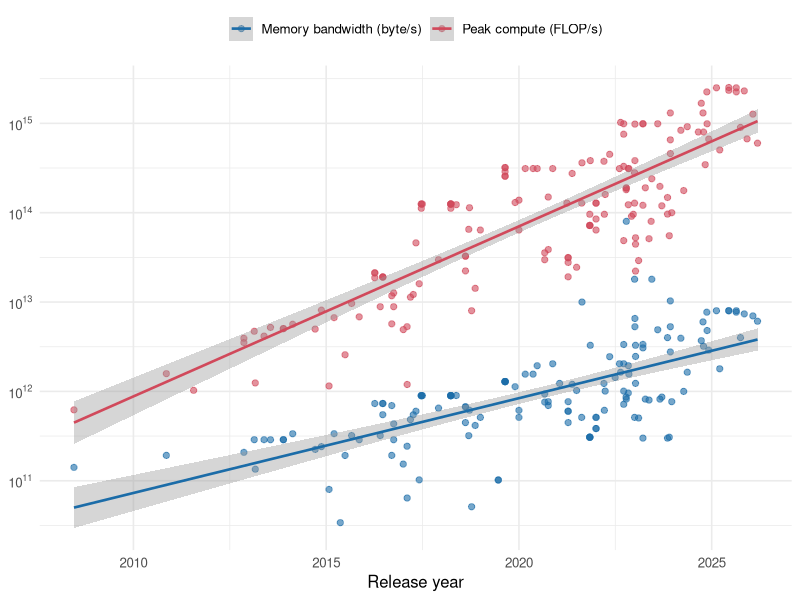
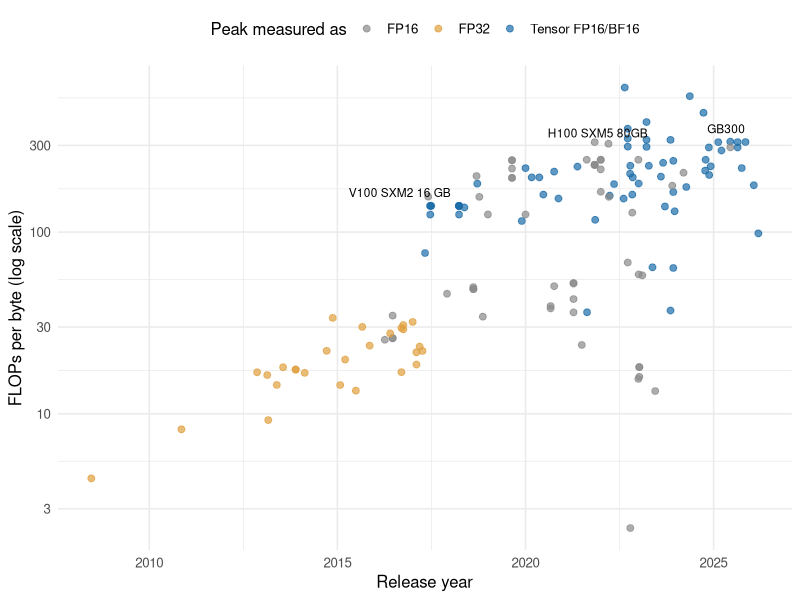

Generate these figures, in order, with R:
## ---- chunk 1
#| label: setup
#| message: false
#| warning: false
library(readr)
library(dplyr)
library(tidyr)
library(ggplot2)
library(scales)
library(knitr)
## ---- chunk 2
#| label: load
hardware_raw <- read_csv("ml_hardware.csv", show_col_types = FALSE)
dim(hardware_raw)
## ---- chunk 3
#| label: clean
hardware <- hardware_raw |>
  transmute(
    name         = `Hardware name`,
    manufacturer = Manufacturer,
    type         = Type,
    release      = as.Date(`Release date`),
    tensor16     = `Tensor-FP16/BF16 performance (FLOP/s)`,
    fp16         = `FP16 (half precision) performance (FLOP/s)`,
    fp32         = `FP32 (single precision) performance (FLOP/s)`,
    bandwidth    = `Memory bandwidth (byte/s)`,
    memory       = `Memory (bytes)`,
    price        = `Release price (USD)`
  ) |>
  mutate(
    peak = pmax(tensor16, fp16, fp32, na.rm = TRUE),
    precision = case_when(
      peak == tensor16 ~ "Tensor FP16/BF16",
      peak == fp16     ~ "FP16",
      peak == fp32     ~ "FP32",
      .default         = NA_character_
    ),
    year = as.numeric(format(release, "%Y")) +
      (as.numeric(format(release, "%j")) - 1) / 365.25
  ) |>
  filter(!is.na(release), peak > 0 | bandwidth > 0)

hardware |>
  summarise(
    chips = n(),
    first_release = min(release),
    last_release = max(release),
    with_peak = sum(!is.na(peak) & peak > 0),
    with_bandwidth = sum(!is.na(bandwidth)),
    with_both = sum(!is.na(peak) & peak > 0 & !is.na(bandwidth))
  ) |>
  kable(caption = "Coverage of the cleaned hardware table.")
## ---- chunk 4
#| label: fig-compute-vs-bandwidth
#| fig-cap: "Peak compute (FLOP/s) and memory bandwidth (byte/s) of ML accelerators by release date, on a log scale. Lines are least-squares fits of log2(value) on release year."
#| fig-width: 8
#| fig-height: 4.8
trend_data <- hardware |>
  select(name, year, `Peak compute (FLOP/s)` = peak,
         `Memory bandwidth (byte/s)` = bandwidth) |>
  pivot_longer(-c(name, year), names_to = "metric", values_to = "value") |>
  filter(!is.na(value), value > 0)

ggplot(trend_data, aes(year, value, colour = metric)) +
  geom_point(alpha = 0.6, size = 1.8) +
  geom_smooth(method = "lm", formula = y ~ x, se = TRUE, linewidth = 0.9) +
  scale_y_log10(labels = label_log()) +
  scale_colour_manual(values = c("#1b6ca8", "#d1495b")) +
  labs(x = "Release year", y = NULL, colour = NULL) +
  theme_minimal(base_size = 12) +
  theme(legend.position = "top")
## ---- chunk 5
#| label: doubling-times
doubling <- function(df, column) {
  d <- df |> filter(!is.na(.data[[column]]), .data[[column]] > 0)
  fit <- lm(log2(d[[column]]) ~ d$year)
  slope <- coef(fit)[2]
  ci <- confint(fit)[2, ]
  tibble(
    n = nrow(d),
    `growth per year` = sprintf("%.2fx", 2^slope),
    `doubling time (years)` = sprintf("%.2f", 1 / slope),
    `95% CI` = sprintf("%.2f to %.2f", 1 / ci[2], 1 / ci[1])
  )
}

doubling_table <- bind_rows(
  `Peak compute, any format`          = doubling(hardware, "peak"),
  `FP32 compute only`                 = doubling(hardware, "fp32"),
  `Memory bandwidth`                  = doubling(hardware, "bandwidth"),
  `Memory capacity`                   = doubling(hardware, "memory"),
  .id = "metric"
)
kable(doubling_table, caption = "Doubling times from log-linear fits over all chips with a release date.")
## ---- chunk 6
#| label: fig-ridge-point
#| fig-cap: "Ridge point (peak FLOP/s divided by memory bandwidth) of each accelerator. A kernel needs at least this many FLOPs per byte of memory traffic to be compute-bound. Labelled points are data-centre flagships."
#| fig-width: 8
#| fig-height: 4.8
flagships <- c(
  "NVIDIA Tesla V100 SXM2 16 GB", "NVIDIA A100 SXM4 80 GB",
  "NVIDIA H100 SXM5 80GB", "NVIDIA B200", "NVIDIA GB300 (Blackwell Ultra)",
  "AMD Instinct MI300X", "AMD Instinct MI355X",
  "Google TPU v3", "Google TPU v4", "Google TPU v7 Ironwood"
)

ridge <- hardware |>
  filter(!is.na(peak), peak > 0, !is.na(bandwidth)) |>
  mutate(ridge = peak / bandwidth, flagship = name %in% flagships)
labelled <- c("NVIDIA Tesla V100 SXM2 16 GB", "NVIDIA H100 SXM5 80GB",
              "NVIDIA GB300 (Blackwell Ultra)")

ggplot(ridge, aes(year, ridge)) +
  geom_point(aes(colour = precision), alpha = 0.7, size = 2) +
  geom_text(
    data = filter(ridge, name %in% labelled),
    aes(label = sub(" \\(.*\\)", "", sub("NVIDIA (Tesla )?", "", name))),
    size = 3, vjust = -1, hjust = 0.8
  ) +
  scale_y_log10() +
  scale_colour_manual(values = c("#8a8a8a", "#e09f3e", "#1b6ca8")) +
  labs(x = "Release year", y = "FLOPs per byte (log scale)", colour = "Peak measured as") +
  theme_minimal(base_size = 12) +
  theme(legend.position = "top")
## ---- chunk 7
#| label: ridge-by-era
ridge |>
  mutate(era = cut(year, c(2008, 2016, 2020, 2023, 2027), right = FALSE,
                   labels = c("2008–2015", "2016–2019", "2020–2022", "2023–2026"))) |>
  group_by(era) |>
  summarise(
    chips = n(),
    `median ridge (FLOP/byte)` = round(median(ridge)),
    `share with tensor-core peak` = percent(mean(precision == "Tensor FP16/BF16"))
  ) |>
  kable(caption = "Median ridge point by release era.")
## ---- chunk 8
#| label: decode-bound
params <- 70e9  # a 70B-parameter model in 16-bit weights

ridge |>
  filter(flagship) |>
  arrange(release) |>
  transmute(
    chip = name,
    released = format(release, "%Y-%m"),
    `peak (TFLOP/s)` = round(peak / 1e12),
    `bandwidth (TB/s)` = round(bandwidth / 1e12, 2),
    `ridge (FLOP/byte)` = round(ridge),
    `70B decode ceiling (tok/s, batch 1)` = round(bandwidth / (2 * params), 1),
    `peak compute used at batch 1` = percent(1 / ridge, accuracy = 0.01)
  ) |>
  kable(caption = "Bandwidth-bound decode ceiling for a 70B model on one chip, ignoring KV-cache traffic and assuming the weights fit.")
